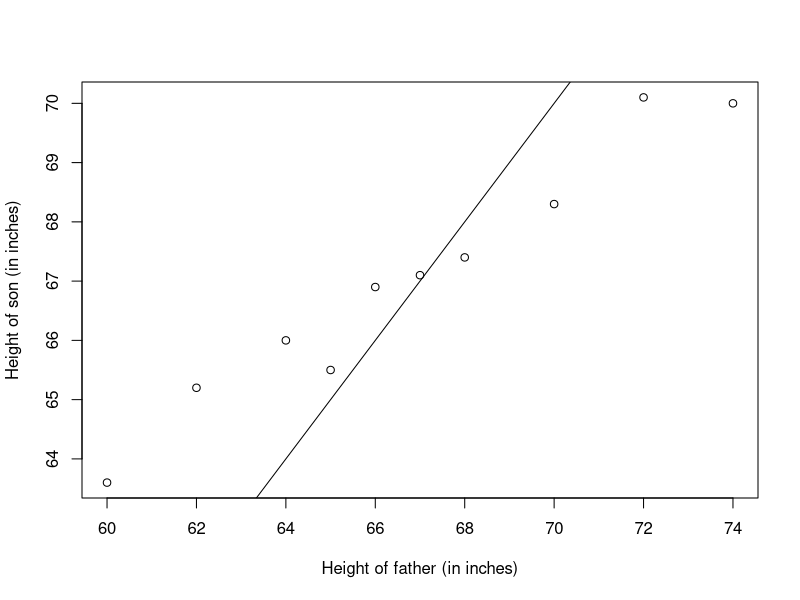

The R script that drew this image:
HFather <- c(60,62,64,65,66,67,68,70,72,74)
HSon <- c(63.6,65.2,66,65.5,66.9,67.1,67.4,68.3,70.1,70)
fit <- lm(HSon~HFather)
plot(HFather,HSon,xlab="Height of father (in inches)",ylab="Height of son (in inches)")
abline(a=0,b=1)
summary(fit)

SXX <- sum((HFather-mean(HFather))^2)
SYY <- sum((HSon-mean(HSon))^2)
SXY <- sum((HFather-mean(HFather))*(HSon-mean(HSon)))
SSR <- sum((fitted(fit)-HSon)^2)

n <- 10
B <- SXY/SXX
TestStatistic <- sqrt((n-2)*SXX/SSR)*(B-1)
if(TestStatistic > -qt(0.01,n-2)){
  print("Null hypothesis is accepted")
} else{
  print("Null hypothesis is rejected")
}